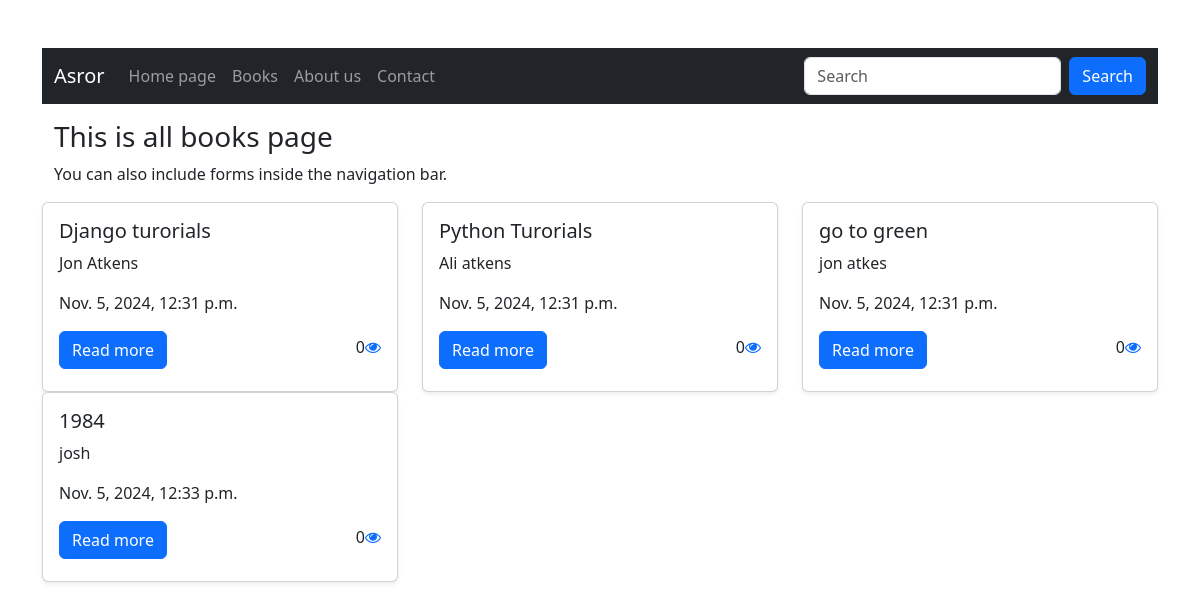
The page /books/ on the database its author committed.
### books/models.py (models this page shows, shortened)
class Book(models.Model):
    title = models.CharField(max_length=100, blank=True, null=True)
    author = models.CharField(max_length=100, blank=True, null=True)
    year = models.IntegerField(blank=True, null=True)
    description = models.TextField(blank=True, null=True)
    is_active = models.BooleanField(default=True)
    show_counter = models.IntegerField(default=0)
    created_at = models.DateTimeField(auto_now_add=True)
    updated_at = models.DateTimeField(auto_now=True)
    class Meta:
        verbose_name = 'Book'
        verbose_name_plural = 'Books'
        ordering = ['id']

### books/views.py (the view)
# urls.py: path('books/', views.books, name='books'),
def books(request):
    books = Book.objects.all()
    context = {'books': books}
    return render(request, 'books.html', context)

### books/templates/books.html (shortened to what this page needs)
<!DOCTYPE html>
<html lang="en">
<head>
  <link href="https://cdn.jsdelivr.net/npm/bootstrap@5.3.3/dist/css/bootstrap.min.css" rel="stylesheet">
  <link rel="stylesheet" href="https://cdnjs.cloudflare.com/ajax/libs/font-awesome/4.7.0/css/font-awesome.min.css">
</head>
<body>
<div class="container mt-5">
   {% include 'base/navbar.html' %}
<div class="container-fluid mt-3">
  <h3>This is all books page</h3>
  <p>You can also include forms inside the navigation bar.</p>
</div>
    <div class="row">
        {% for book in books %}
            <div class="col-md-4">
                <div class="card card-hover shadow-sm">
                        <div class="card-body">
                            <h5 class="card-title">{{ book.title }}</h5>
                            <p class="card-text">{{ book.author }}</p>
                            <p>{{ book.created_at }}</p>
                            <p class="float-end mt-1">
                              {{ book.show_counter }}<i class="fa fa-eye text-primary"></i>
                            </p>
                            <a href="#" class="btn btn-primary">Read more</a>
                        </div>
                    </div>
            </div>
        {% endfor %}
    </div>
</div>
</body>
</html>

### books/templates/base/navbar.html (shortened to what this page needs)
 <nav class="navbar navbar-expand-sm navbar-dark bg-dark">
  <div class="container-fluid">
    <a class="navbar-brand" href="javascript:void(0)">Asror</a>
    <div class="collapse navbar-collapse" id="mynavbar">
      <ul class="navbar-nav me-auto">
        <li class="nav-item">
          <a class="nav-link" href="{% url 'index' %}">Home page</a>
        </li>
        <li class="nav-item">
          <a class="nav-link" href="{% url 'books' %}">Books</a>
        </li>
        <li class="nav-item">
          <a class="nav-link" href="javascript:void(0)">About us</a>
        </li>
        <li class="nav-item">
          <a class="nav-link" href="{% url 'contact' %}">Contact</a>
        </li>
      </ul>
      <form class="d-flex">
        <input class="form-control me-2" type="text" placeholder="Search">
        <button class="btn btn-primary" type="button">Search</button>
      </form>
    </div>
  </div>
</nav>

### books/templates/books.html (style rules this page uses)
.card-hover { transition: transform 0.3s ease; }

### rows shown on the page
Book: title "Django turorials", author "Jon Atkens", created_at "Nov. 5, 2024, 12:31 p.m.", show_counter "0"
Book: title "Python Turorials", author "Ali atkens", created_at "Nov. 5, 2024, 12:31 p.m.", show_counter "0"
Book: title "go to green", author "jon atkes", created_at "Nov. 5, 2024, 12:31 p.m.", show_counter "0"
Book: title "1984", author "josh", created_at "Nov. 5, 2024, 12:33 p.m.", show_counter "0"
